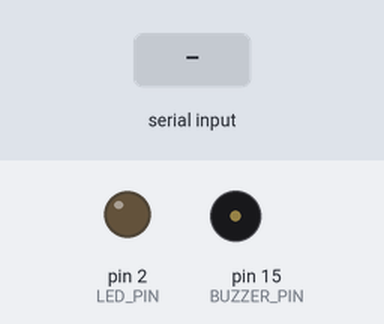
This sketch was run on a simulated Arduino Nano, built with avr-gcc and run on an emulated ATmega328P. On the bench: output pins drawn as LEDs (lit = HIGH), buzzer (waves = sounding, pin HIGH). Dashed ring = blinking. The test bench sets the inputs (shaded band). What the sketch prints to the serial monitor is not drawn.

Above: at 1.2 s.
1.3 s: "ALARM\n" received over Serial
At 1.45 s:
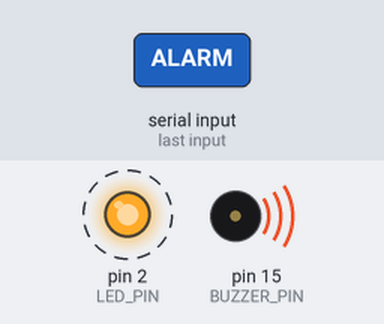
4.3 s: "CLEAR\n" received over Serial
At 5.7 s:
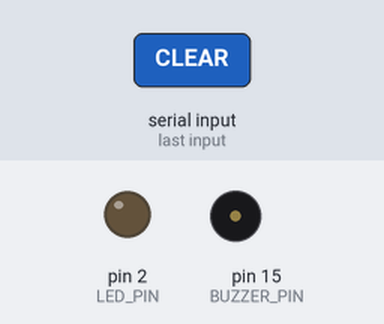
Timing chart, 0 to 7.3 s (numbered marks = the images above; inputs shaded):
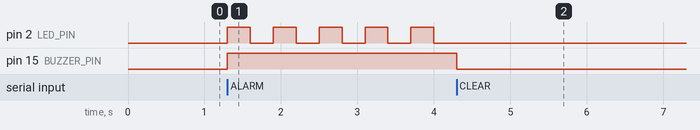

Measured:
- after the input at 1.3 s, pin 2 (LED_PIN): alternates HIGH for 0.30 s and LOW for 0.30 s, starting at once; pin 15 (BUZZER_PIN): LOW → HIGH at once
- after the input at 4.3 s, pin 2 (LED_PIN): stops changing and stays LOW; pin 15 (BUZZER_PIN): HIGH → LOW at once

The sketch:

01_jetson_esp32_alarm_led_buzzer.ino
```cpp
/*
  AI Security ESP32
  ------------------
  Menerima perintah dari Jetson Nano melalui Serial:
    - "ALARM" → LED berkedip + buzzer ON
    - "CLEAR" → LED dan buzzer OFF
*/

#define LED_PIN 2        // Pin LED (bisa pakai LED internal bawaan ESP32)
#define BUZZER_PIN 15    // Pin buzzer aktif (bisa diganti sesuai wiring)

String command = "";
bool alarmActive = false;
unsigned long previousMillis = 0;
const long blinkInterval = 300; // interval LED berkedip (ms)

void setup() {
  Serial.begin(115200);
  pinMode(LED_PIN, OUTPUT);
  pinMode(BUZZER_PIN, OUTPUT);
  digitalWrite(LED_PIN, LOW);
  digitalWrite(BUZZER_PIN, LOW);

  Serial.println("✅ ESP32 AI Security siap menerima perintah...");
}

void loop() {
  // Cek apakah ada data masuk dari Jetson
  if (Serial.available()) {
    command = Serial.readStringUntil('\n');
    command.trim(); // hapus spasi atau newline

    if (command == "ALARM") {
      alarmActive = true;
      Serial.println("🚨 Perintah ALARM diterima!");
    }
    else if (command == "CLEAR") {
      alarmActive = false;
      Serial.println("✅ Perintah CLEAR diterima.");
      digitalWrite(LED_PIN, LOW);
      digitalWrite(BUZZER_PIN, LOW);
    }
  }

  // Jika alarm aktif → LED berkedip dan buzzer hidup
  if (alarmActive) {
    unsigned long currentMillis = millis();

    // Buzzer ON selama alarm aktif
    digitalWrite(BUZZER_PIN, HIGH);

    // LED berkedip setiap 300 ms
    if (currentMillis - previousMillis >= blinkInterval) {
      previousMillis = currentMillis;
      int ledState = digitalRead(LED_PIN);
      digitalWrite(LED_PIN, !ledState);
    }
  }
}
```
